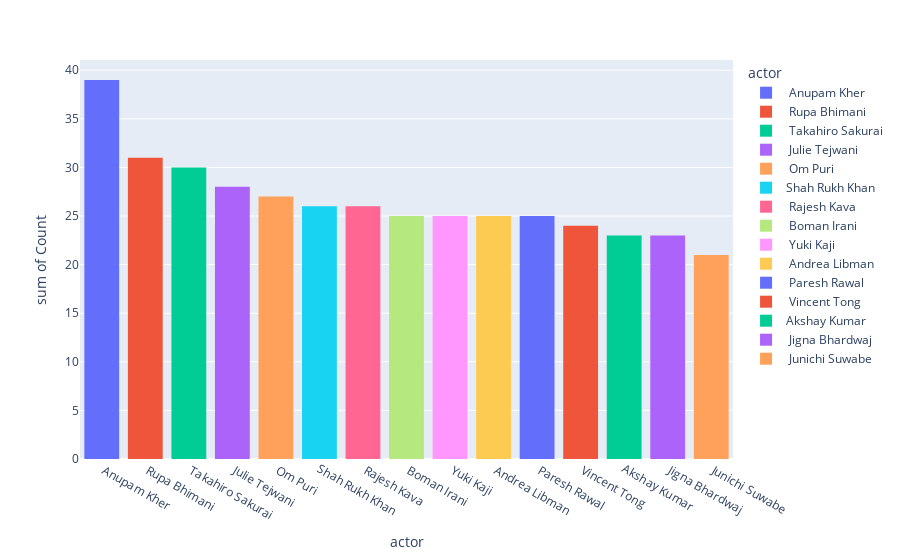

The cell this chart's notebook holds for it:
### Markdown cell above
Now that there we removed nulls, lets check top 10 actors, and then stack top actors per year.

### Code cell
top_15 = actors.groupby('actor').title.count().reset_index().rename(columns={'title': 'Count'})
top_15 = top_15.sort_values(by='Count', ascending=False)
fig = px.histogram(data_frame=top_15[:15], x = 'actor', y = 'Count', color='actor')
fig.show(renderer="svg")

### Figure 1 — Plotly figure (JSON) as saved in the notebook; plotly's stock layout.template omitted (floating-point values rounded to 4 significant figures)
{"data": [{"alignmentgroup": "True", "bingroup": "x", "histfunc": "sum", "hovertemplate": "actor=%{x}<br>sum of Count=%{y}<extra></extra>", "legendgroup": " Anupam Kher", "marker": {"color": "#636efa", "pattern": {"shape": ""}}, "name": " Anupam Kher", "offsetgroup": " Anupam Kher", "orientation": "v", "showlegend": true, "type": "histogram", "x": [" Anupam Kher"], "xaxis": "x", "y": [39], "yaxis": "y"}, {"alignmentgroup": "True", "bingroup": "x", "histfunc": "sum", "hovertemplate": "actor=%{x}<br>sum of Count=%{y}<extra></extra>", "legendgroup": " Rupa Bhimani", "marker": {"color": "#EF553B", "pattern": {"shape": ""}}, "name": " Rupa Bhimani", "offsetgroup": " Rupa Bhimani", "orientation": "v", "showlegend": true, "type": "histogram", "x": [" Rupa Bhimani"], "xaxis": "x", "y": [31], "yaxis": "y"}, {"alignmentgroup": "True", "bingroup": "x", "histfunc": "sum", "hovertemplate": "actor=%{x}<br>sum of Count=%{y}<extra></extra>", "legendgroup": " Takahiro Sakurai", "marker": {"color": "#00cc96", "pattern": {"shape": ""}}, "name": " Takahiro Sakurai", "offsetgroup": " Takahiro Sakurai", "orientation": "v", "showlegend": true, "type": "histogram", "x": [" Takahiro Sakurai"], "xaxis": "x", "y": [30], "yaxis": "y"}, {"alignmentgroup": "True", "bingroup": "x", "histfunc": "sum", "hovertemplate": "actor=%{x}<br>sum of Count=%{y}<extra></extra>", "legendgroup": " Julie Tejwani", "marker": {"color": "#ab63fa", "pattern": {"shape": ""}}, "name": " Julie Tejwani", "offsetgroup": " Julie Tejwani", "orientation": "v", "showlegend": true, "type": "histogram", "x": [" Julie Tejwani"], "xaxis": "x", "y": [28], "yaxis": "y"}, {"alignmentgroup": "True", "bingroup": "x", "histfunc": "sum", "hovertemplate": "actor=%{x}<br>sum of Count=%{y}<extra></extra>", "legendgroup": " Om Puri", "marker": {"color": "#FFA15A", "pattern": {"shape": ""}}, "name": " Om Puri", "offsetgroup": " Om Puri", "orientation": "v", "showlegend": true, "type": "histogram", "x": [" Om Puri"], "xaxis": "x", "y": [27], "yaxis": "y"}, {"alignmentgroup": "True", "bingroup": "x", "histfunc": "sum", "hovertemplate": "actor=%{x}<br>sum of Count=%{y}<extra></extra>", "legendgroup": "Shah Rukh Khan", "marker": {"color": "#19d3f3", "pattern": {"shape": ""}}, "name": "Shah Rukh Khan", "offsetgroup": "Shah Rukh Khan", "orientation": "v", "showlegend": true, "type": "histogram", "x": ["Shah Rukh Khan"], "xaxis": "x", "y": [26], "yaxis": "y"}, {"alignmentgroup": "True", "bingroup": "x", "histfunc": "sum", "hovertemplate": "actor=%{x}<br>sum of Count=%{y}<extra></extra>", "legendgroup": " Rajesh Kava", "marker": {"color": "#FF6692", "pattern": {"shape": ""}}, "name": " Rajesh Kava", "offsetgroup": " Rajesh Kava", "orientation": "v", "showlegend": true, "type": "histogram", "x": [" Rajesh Kava"], "xaxis": "x", "y": [26], "yaxis": "y"}, {"alignmentgroup": "True", "bingroup": "x", "histfunc": "sum", "hovertemplate": "actor=%{x}<br>sum of Count=%{y}<extra></extra>", "legendgroup": " Boman Irani", "marker": {"color": "#B6E880", "pattern": {"shape": ""}}, "name": " Boman Irani", "offsetgroup": " Boman Irani", "orientation": "v", "showlegend": true, "type": "histogram", "x": [" Boman Irani"], "xaxis": "x", "y": [25], "yaxis": "y"}, {"alignmentgroup": "True", "bingroup": "x", "histfunc": "sum", "hovertemplate": "actor=%{x}<br>sum of Count=%{y}<extra></extra>", "legendgroup": " Yuki Kaji", "marker": {"color": "#FF97FF", "pattern": {"shape": ""}}, "name": " Yuki Kaji", "offsetgroup": " Yuki Kaji", "orientation": "v", "showlegend": true, "type": "histogram", "x": [" Yuki Kaji"], "xaxis": "x", "y": [25], "yaxis": "y"}, {"alignmentgroup": "True", "bingroup": "x", "histfunc": "sum", "hovertemplate": "actor=%{x}<br>sum of Count=%{y}<extra></extra>", "legendgroup": " Andrea Libman", "marker": {"color": "#FECB52", "pattern": {"shape": ""}}, "name": " Andrea Libman", "offsetgroup": " Andrea Libman", "orientation": "v", "showlegend": true, "type": "histogram", "x": [" Andrea Libman"], "xaxis": "x", "y": [25], "yaxis": "y"}, {"alignmentgroup": "True", "bingroup": "x", "histfunc": "sum", "hovertemplate": "actor=%{x}<br>sum of Count=%{y}<extra></extra>", "legendgroup": " Paresh Rawal", "marker": {"color": "#636efa", "pattern": {"shape": ""}}, "name": " Paresh Rawal", "offsetgroup": " Paresh Rawal", "orientation": "v", "showlegend": true, "type": "histogram", "x": [" Paresh Rawal"], "xaxis": "x", "y": [25], "yaxis": "y"}, {"alignmentgroup": "True", "bingroup": "x", "histfunc": "sum", "hovertemplate": "actor=%{x}<br>sum of Count=%{y}<extra></extra>", "legendgroup": " Vincent Tong", "marker": {"color": "#EF553B", "pattern": {"shape": ""}}, "name": " Vincent Tong", "offsetgroup": " Vincent Tong", "orientation": "v", "showlegend": true, "type": "histogram", "x": [" Vincent Tong"], "xaxis": "x", "y": [24], "yaxis": "y"}, {"alignmentgroup": "True", "bingroup": "x", "histfunc": "sum", "hovertemplate": "actor=%{x}<br>sum of Count=%{y}<extra></extra>", "legendgroup": "Akshay Kumar", "marker": {"color": "#00cc96", "pattern": {"shape": ""}}, "name": "Akshay Kumar", "offsetgroup": "Akshay Kumar", "orientation": "v", "showlegend": true, "type": "histogram", "x": ["Akshay Kumar"], "xaxis": "x", "y": [23], "yaxis": "y"}, {"alignmentgroup": "True", "bingroup": "x", "histfunc": "sum", "hovertemplate": "actor=%{x}<br>sum of Count=%{y}<extra></extra>", "legendgroup": " Jigna Bhardwaj", "marker": {"color": "#ab63fa", "pattern": {"shape": ""}}, "name": " Jigna Bhardwaj", "offsetgroup": " Jigna Bhardwaj", "orientation": "v", "showlegend": true, "type": "histogram", "x": [" Jigna Bhardwaj"], "xaxis": "x", "y": [23], "yaxis": "y"}, {"alignmentgroup": "True", "bingroup": "x", "histfunc": "sum", "hovertemplate": "actor=%{x}<br>sum of Count=%{y}<extra></extra>", "legendgroup": " Junichi Suwabe", "marker": {"color": "#FFA15A", "pattern": {"shape": ""}}, "name": " Junichi Suwabe", "offsetgroup": " Junichi Suwabe", "orientation": "v", "showlegend": true, "type": "histogram", "x": [" Junichi Suwabe"], "xaxis": "x", "y": [21], "yaxis": "y"}], "layout": {"barmode": "relative", "legend": {"title": {"text": "actor"}, "tracegroupgap": 0}, "margin": {"t": 60}, "xaxis": {"anchor": "y", "categoryarray": [" Anupam Kher", " Rupa Bhimani", " Takahiro Sakurai", " Julie Tejwani", " Om Puri", "Shah Rukh Khan", " Rajesh Kava", " Boman Irani", " Yuki Kaji", " Andrea Libman", " Paresh Rawal", " Vincent Tong", "Akshay Kumar", " Jigna Bhardwaj", " Junichi Suwabe"], "categoryorder": "array", "domain": [0, 1], "title": {"text": "actor"}}, "yaxis": {"anchor": "x", "domain": [0, 1], "title": {"text": "sum of Count"}}}}
